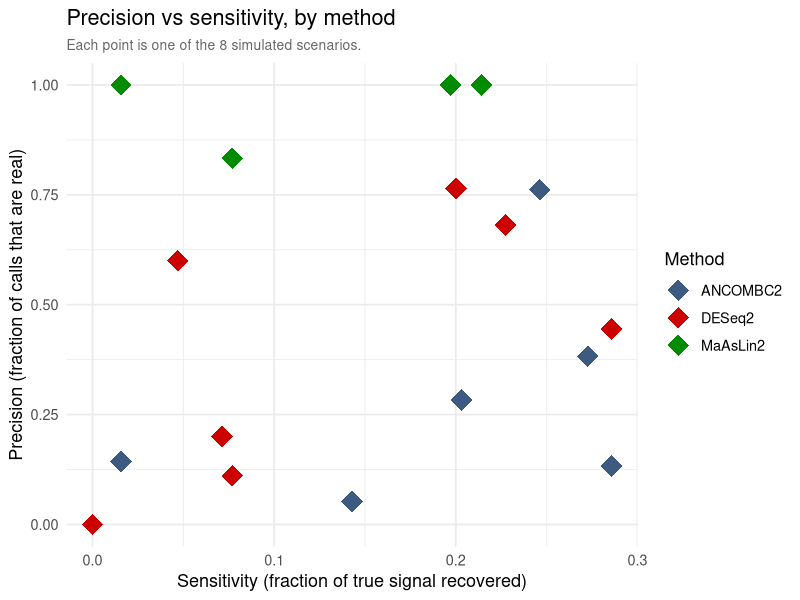
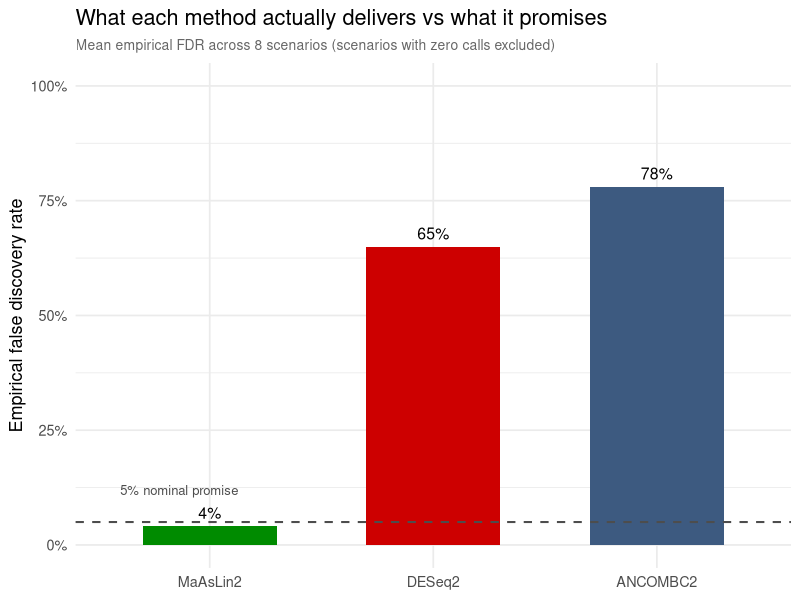
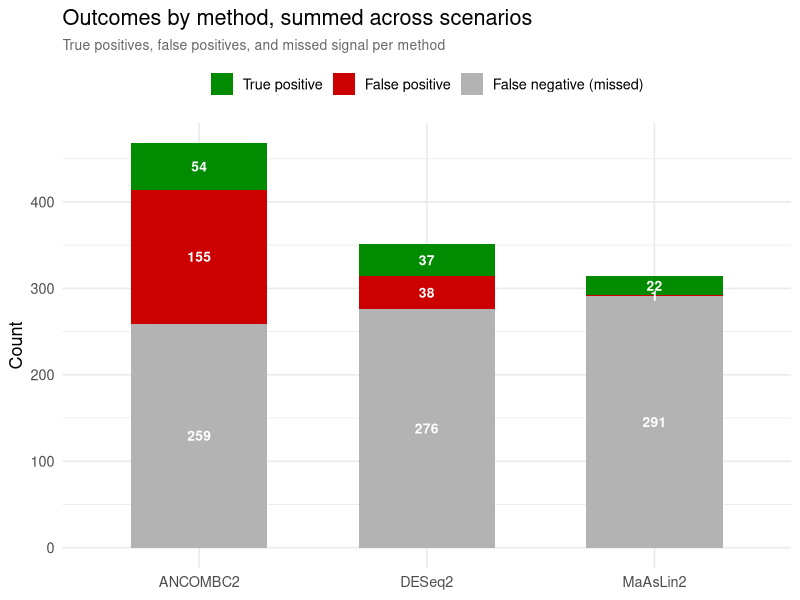

The R script that drew these images, in order:
# ============================================================
# 05 — Plots
# ============================================================
#
# Three figures from results/benchmark_summary.csv:
#   1. Precision vs sensitivity, one point per method per scenario
#   2. Empirical FDR vs the 5% each method promises
#   3. Confusion matrix (TP/FP/FN) per method, summed across scenarios
# ============================================================

library(ggplot2)
library(dplyr)
library(tidyr)

dir.create("figures", showWarnings = FALSE)

final <- read.csv("results/benchmark_summary.csv")

method_colors <- c("DESeq2" = "red3", "MaAsLin2" = "green4", "ANCOMBC2" = "#3D5A80")
# ------------------------------------------------------------
# 1. Precision vs sensitivity
# ------------------------------------------------------------
p1 <- ggplot(final, aes(x = sensitivity, y = precision, color = method)) +
  geom_point(shape = 16, size = 2.5, alpha = 0.35) +
  stat_summary(aes(group = method), fun = mean, geom = "point",
               shape = 18, size = 7) +
  scale_color_manual(values = method_colors) +
  scale_x_continuous(limits = c(0, NA)) +
  scale_y_continuous(limits = c(0, 1)) +
  labs(
    title = "Precision vs sensitivity, by method",
    subtitle = "Each point is one of the 8 simulated scenarios.",
    x = "Sensitivity (fraction of true signal recovered)",
    y = "Precision (fraction of calls that are real)",
    color = "Method"
  ) +
  theme_minimal(base_size = 13) +
  theme(plot.subtitle = element_text(color = "grey40", size = 10))

ggsave("figures/precision_vs_sensitivity.png", p1, width = 7.5, height = 5.5, dpi = 150)

# ------------------------------------------------------------
# 2. Empirical FDR vs the 5% nominal promise
# ------------------------------------------------------------
fdr_summary <- final %>%
  filter(!is.na(fdr_empirical)) %>%
  group_by(method) %>%
  summarise(mean_fdr = mean(fdr_empirical), .groups = "drop")

p2 <- ggplot(fdr_summary, aes(x = reorder(method, mean_fdr), y = mean_fdr, fill = method)) +
  geom_col(width = 0.6) +
  geom_hline(yintercept = 0.05, linetype = "dashed", color = "grey30", linewidth = 0.7) +
  annotate("text", x = 0.6, y = 0.12, label = "5% nominal promise",
           hjust = 0, size = 3.3, color = "grey30") +
  geom_text(aes(label = scales::percent(mean_fdr, accuracy = 1)),
            vjust = -0.6, size = 4) +
  scale_fill_manual(values = method_colors, guide = "none") +
  scale_y_continuous(labels = scales::percent, limits = c(0, 1)) +
  labs(
    title = "What each method actually delivers vs what it promises",
    subtitle = "Mean empirical FDR across 8 scenarios (scenarios with zero calls excluded)",
    x = NULL, y = "Empirical false discovery rate"
  ) +
  theme_minimal(base_size = 13) +
  theme(plot.subtitle = element_text(color = "grey40", size = 10))

ggsave("figures/fdr_promise_vs_reality.png", p2, width = 7, height = 5.5, dpi = 150)

# ------------------------------------------------------------
# 3. Confusion matrix per method, summed across all 8 scenarios
# ------------------------------------------------------------
conf <- final %>%
  group_by(method) %>%
  summarise(
    TP = sum(n_tp), FP = sum(n_fp), FN = sum(n_fn),
    .groups = "drop"
  ) %>%
  pivot_longer(cols = c(TP, FP, FN), names_to = "outcome", values_to = "count") %>%
  mutate(outcome = factor(outcome, levels = c("TP", "FP", "FN")))

p3 <- ggplot(conf, aes(x = method, y = count, fill = outcome)) +
  geom_col(position = "stack", width = 0.6) +
  geom_text(aes(label = count), position = position_stack(vjust = 0.5),
            color = "white", size = 3.5, fontface = "bold") +
  #scale_fill_manual(values = c(TP = "#1B6B70", FP = "#E07A5F", FN = "grey70"),
  scale_fill_manual(values = c(TP = "green4", FP = "red3", FN = "grey70"),
                     labels = c(TP = "True positive", FP = "False positive",
                                FN = "False negative (missed)")) +
  labs(
    title = "Outcomes by method, summed across scenarios",
    subtitle = "True positives, false positives, and missed signal per method",
    x = NULL, y = "Count", fill = NULL
  ) +
  theme_minimal(base_size = 13) +
  theme(plot.subtitle = element_text(color = "grey40", size = 10),
        legend.position = "top")

ggsave("figures/confusion_totals.png", p3, width = 7, height = 6, dpi = 150)

cat("Saved: figures/precision_vs_sensitivity.png\n")
cat("Saved: figures/fdr_promise_vs_reality.png\n")
cat("Saved: figures/confusion_totals.png\n")
